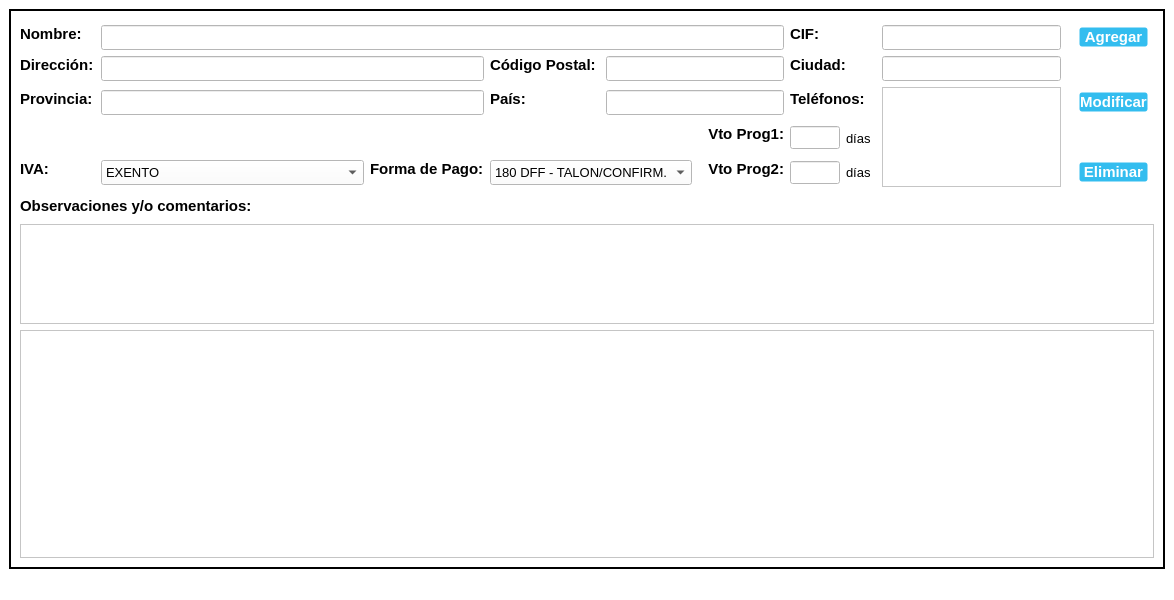
<?xml version="1.0" encoding="UTF-8"?>
<ui version="4.0">
 <class>Suppliers_Window</class>
 <widget class="QMainWindow" name="Suppliers_Window">
  <property name="geometry">
   <rect>
    <x>0</x>
    <y>0</y>
    <width>1174</width>
    <height>600</height>
   </rect>
  </property>
  <property name="windowTitle">
   <string>Proveedores</string>
  </property>
  <property name="windowIcon">
   <iconset>
    <normaloff>//nas01/DATOS/Comunes/EIPSA-ERP/Iconos/icon.ico</normaloff>//nas01/DATOS/Comunes/EIPSA-ERP/Iconos/icon.ico</iconset>
  </property>
  <property name="styleSheet">
   <string notr="true">QWidget {
background-color: rgb(255, 255, 255);
}

.QFrame {
	border: 2px solid black;
}

QPushButton {
background-color: #33bdef;
  border: 1px solid transparent;
  border-radius: 3px;
  box-shadow: rgba(255, 255, 255, .4) 0 1px 0 0 inset;
  box-sizing: border-box;
  color: #fff;
  cursor: pointer;
  display: inline-block;
  font-family: -apple-system,system-ui,&quot;Segoe UI&quot;,&quot;Liberation Sans&quot;,sans-serif;
  font-size: 15px;
  font-weight: 800;
  line-height: 1.15385;
  margin: 0;
  outline: none;
  padding: 8px .8em;
  text-align: center;
  text-decoration: none;
  text-shadow: 0px 1px 0px #263666;
  user-select: none;
  -webkit-user-select: none;
  touch-action: manipulation;
  vertical-align: baseline;
  white-space: nowrap;
}

QPushButton:hover {
	background-color: #019ad2;
	border-color: rgb(0, 0, 0);
}

QPushButton:pressed {
	background-color: rgb(1, 140, 190);
	border-color: rgb(255, 255, 255);
}</string>
  </property>
  <widget class="QWidget" name="centralwidget">
   <layout class="QGridLayout" name="gridLayout">
    <item row="0" column="1">
     <widget class="QFrame" name="frame">
      <property name="frameShape">
       <enum>QFrame::StyledPanel</enum>
      </property>
      <property name="frameShadow">
       <enum>QFrame::Raised</enum>
      </property>
      <layout class="QGridLayout" name="gridLayout_2">
       <item row="5" column="2" colspan="4">
        <widget class="QComboBox" name="Iva_Suppliers">
         <property name="minimumSize">
          <size>
           <width>100</width>
           <height>25</height>
          </size>
         </property>
         <property name="maximumSize">
          <size>
           <width>16777215</width>
           <height>25</height>
          </size>
         </property>
         <property name="font">
          <font>
           <pointsize>10</pointsize>
          </font>
         </property>
         <item>
          <property name="text">
           <string>EXENTO</string>
          </property>
         </item>
         <item>
          <property name="text">
           <string>18%</string>
          </property>
         </item>
         <item>
          <property name="text">
           <string>7%</string>
          </property>
         </item>
         <item>
          <property name="text">
           <string>COM</string>
          </property>
         </item>
         <item>
          <property name="text">
           <string>EXP</string>
          </property>
         </item>
         <item>
          <property name="text">
           <string>21%</string>
          </property>
         </item>
        </widget>
       </item>
       <item row="3" column="8">
        <widget class="QLabel" name="label_Country">
         <property name="minimumSize">
          <size>
           <width>110</width>
           <height>25</height>
          </size>
         </property>
         <property name="maximumSize">
          <size>
           <width>110</width>
           <height>25</height>
          </size>
         </property>
         <property name="font">
          <font>
           <pointsize>11</pointsize>
           <bold>true</bold>
          </font>
         </property>
         <property name="text">
          <string>País:</string>
         </property>
         <property name="alignment">
          <set>Qt::AlignLeading|Qt::AlignLeft|Qt::AlignTop</set>
         </property>
        </widget>
       </item>
       <item row="4" column="12">
        <layout class="QHBoxLayout" name="horizontalLayout">
         <item>
          <widget class="QLineEdit" name="Vto1_Suppliers">
           <property name="minimumSize">
            <size>
             <width>50</width>
             <height>0</height>
            </size>
           </property>
           <property name="maximumSize">
            <size>
             <width>50</width>
             <height>16777215</height>
            </size>
           </property>
           <property name="font">
            <font>
             <pointsize>10</pointsize>
            </font>
           </property>
          </widget>
         </item>
         <item>
          <widget class="QLabel" name="label_days1">
           <property name="minimumSize">
            <size>
             <width>30</width>
             <height>0</height>
            </size>
           </property>
           <property name="maximumSize">
            <size>
             <width>30</width>
             <height>16777215</height>
            </size>
           </property>
           <property name="font">
            <font>
             <pointsize>10</pointsize>
            </font>
           </property>
           <property name="text">
            <string>días</string>
           </property>
          </widget>
         </item>
        </layout>
       </item>
       <item row="5" column="1">
        <widget class="QLabel" name="label_IVA">
         <property name="minimumSize">
          <size>
           <width>35</width>
           <height>25</height>
          </size>
         </property>
         <property name="maximumSize">
          <size>
           <width>35</width>
           <height>25</height>
          </size>
         </property>
         <property name="font">
          <font>
           <pointsize>11</pointsize>
           <bold>true</bold>
          </font>
         </property>
         <property name="text">
          <string>IVA:</string>
         </property>
         <property name="alignment">
          <set>Qt::AlignLeading|Qt::AlignLeft|Qt::AlignTop</set>
         </property>
        </widget>
       </item>
       <item row="8" column="1" colspan="20">
        <widget class="QTextEdit" name="Notes_Suppliers">
         <property name="minimumSize">
          <size>
           <width>0</width>
           <height>100</height>
          </size>
         </property>
         <property name="maximumSize">
          <size>
           <width>16777215</width>
           <height>100</height>
          </size>
         </property>
        </widget>
       </item>
       <item row="9" column="1" colspan="20">
        <widget class="QTableWidget" name="tableSuppliers"/>
       </item>
       <item row="3" column="1">
        <widget class="QLabel" name="label_Province">
         <property name="minimumSize">
          <size>
           <width>75</width>
           <height>25</height>
          </size>
         </property>
         <property name="maximumSize">
          <size>
           <width>75</width>
           <height>25</height>
          </size>
         </property>
         <property name="font">
          <font>
           <pointsize>11</pointsize>
           <bold>true</bold>
          </font>
         </property>
         <property name="text">
          <string>Provincia:</string>
         </property>
         <property name="alignment">
          <set>Qt::AlignLeading|Qt::AlignLeft|Qt::AlignTop</set>
         </property>
        </widget>
       </item>
       <item row="1" column="1">
        <widget class="QLabel" name="label_Name">
         <property name="minimumSize">
          <size>
           <width>75</width>
           <height>25</height>
          </size>
         </property>
         <property name="maximumSize">
          <size>
           <width>75</width>
           <height>25</height>
          </size>
         </property>
         <property name="font">
          <font>
           <pointsize>11</pointsize>
           <bold>true</bold>
          </font>
         </property>
         <property name="text">
          <string>Nombre:</string>
         </property>
         <property name="alignment">
          <set>Qt::AlignLeading|Qt::AlignLeft|Qt::AlignTop</set>
         </property>
        </widget>
       </item>
       <item row="2" column="2" colspan="6">
        <widget class="QLineEdit" name="Address_Suppliers">
         <property name="minimumSize">
          <size>
           <width>100</width>
           <height>25</height>
          </size>
         </property>
         <property name="maximumSize">
          <size>
           <width>16777215</width>
           <height>25</height>
          </size>
         </property>
         <property name="font">
          <font>
           <pointsize>10</pointsize>
          </font>
         </property>
        </widget>
       </item>
       <item row="2" column="12">
        <widget class="QLabel" name="label_City">
         <property name="minimumSize">
          <size>
           <width>75</width>
           <height>25</height>
          </size>
         </property>
         <property name="maximumSize">
          <size>
           <width>75</width>
           <height>25</height>
          </size>
         </property>
         <property name="font">
          <font>
           <pointsize>11</pointsize>
           <bold>true</bold>
          </font>
         </property>
         <property name="text">
          <string>Ciudad:</string>
         </property>
         <property name="alignment">
          <set>Qt::AlignLeading|Qt::AlignLeft|Qt::AlignTop</set>
         </property>
        </widget>
       </item>
       <item row="2" column="1">
        <widget class="QLabel" name="label_Address">
         <property name="minimumSize">
          <size>
           <width>75</width>
           <height>25</height>
          </size>
         </property>
         <property name="maximumSize">
          <size>
           <width>75</width>
           <height>25</height>
          </size>
         </property>
         <property name="font">
          <font>
           <pointsize>11</pointsize>
           <bold>true</bold>
          </font>
         </property>
         <property name="text">
          <string>Dirección:</string>
         </property>
         <property name="alignment">
          <set>Qt::AlignLeading|Qt::AlignLeft|Qt::AlignTop</set>
         </property>
        </widget>
       </item>
       <item row="5" column="6" colspan="2">
        <widget class="QLabel" name="label_PayForm">
         <property name="minimumSize">
          <size>
           <width>0</width>
           <height>25</height>
          </size>
         </property>
         <property name="maximumSize">
          <size>
           <width>16777215</width>
           <height>25</height>
          </size>
         </property>
         <property name="font">
          <font>
           <pointsize>11</pointsize>
           <bold>true</bold>
          </font>
         </property>
         <property name="text">
          <string>Forma de Pago:</string>
         </property>
         <property name="alignment">
          <set>Qt::AlignLeading|Qt::AlignLeft|Qt::AlignTop</set>
         </property>
        </widget>
       </item>
       <item row="7" column="1" colspan="3">
        <widget class="QLabel" name="label_notes">
         <property name="minimumSize">
          <size>
           <width>0</width>
           <height>25</height>
          </size>
         </property>
         <property name="maximumSize">
          <size>
           <width>16777215</width>
           <height>25</height>
          </size>
         </property>
         <property name="font">
          <font>
           <pointsize>11</pointsize>
           <bold>true</bold>
          </font>
         </property>
         <property name="text">
          <string>Observaciones y/o comentarios:</string>
         </property>
        </widget>
       </item>
       <item row="0" column="1">
        <spacer name="verticalSpacer">
         <property name="orientation">
          <enum>Qt::Vertical</enum>
         </property>
         <property name="sizeType">
          <enum>QSizePolicy::Fixed</enum>
         </property>
         <property name="sizeHint" stdset="0">
          <size>
           <width>20</width>
           <height>5</height>
          </size>
         </property>
        </spacer>
       </item>
       <item row="4" column="4">
        <widget class="QLabel" name="label">
         <property name="minimumSize">
          <size>
           <width>100</width>
           <height>25</height>
          </size>
         </property>
         <property name="maximumSize">
          <size>
           <width>100</width>
           <height>25</height>
          </size>
         </property>
         <property name="text">
          <string/>
         </property>
        </widget>
       </item>
       <item row="3" column="2" colspan="6">
        <widget class="QLineEdit" name="Province_Suppliers">
         <property name="minimumSize">
          <size>
           <width>100</width>
           <height>25</height>
          </size>
         </property>
         <property name="maximumSize">
          <size>
           <width>16777215</width>
           <height>25</height>
          </size>
         </property>
         <property name="font">
          <font>
           <pointsize>10</pointsize>
          </font>
         </property>
        </widget>
       </item>
       <item row="5" column="12">
        <layout class="QHBoxLayout" name="horizontalLayout_2">
         <item>
          <widget class="QLineEdit" name="Vto2_Suppliers">
           <property name="minimumSize">
            <size>
             <width>50</width>
             <height>0</height>
            </size>
           </property>
           <property name="maximumSize">
            <size>
             <width>50</width>
             <height>16777215</height>
            </size>
           </property>
           <property name="font">
            <font>
             <pointsize>10</pointsize>
            </font>
           </property>
          </widget>
         </item>
         <item>
          <widget class="QLabel" name="label_days2">
           <property name="minimumSize">
            <size>
             <width>30</width>
             <height>0</height>
            </size>
           </property>
           <property name="maximumSize">
            <size>
             <width>30</width>
             <height>16777215</height>
            </size>
           </property>
           <property name="font">
            <font>
             <pointsize>10</pointsize>
            </font>
           </property>
           <property name="text">
            <string>días</string>
           </property>
          </widget>
         </item>
        </layout>
       </item>
       <item row="2" column="8">
        <widget class="QLabel" name="label_ZipCode">
         <property name="minimumSize">
          <size>
           <width>110</width>
           <height>25</height>
          </size>
         </property>
         <property name="maximumSize">
          <size>
           <width>110</width>
           <height>25</height>
          </size>
         </property>
         <property name="font">
          <font>
           <pointsize>11</pointsize>
           <bold>true</bold>
          </font>
         </property>
         <property name="text">
          <string>Código Postal:</string>
         </property>
         <property name="alignment">
          <set>Qt::AlignLeading|Qt::AlignLeft|Qt::AlignTop</set>
         </property>
        </widget>
       </item>
       <item row="5" column="8" colspan="2">
        <widget class="QComboBox" name="Payform_Suppliers">
         <property name="minimumSize">
          <size>
           <width>0</width>
           <height>25</height>
          </size>
         </property>
         <property name="maximumSize">
          <size>
           <width>16777215</width>
           <height>25</height>
          </size>
         </property>
         <property name="font">
          <font>
           <pointsize>10</pointsize>
          </font>
         </property>
         <item>
          <property name="text">
           <string>180 DFF - TALON/CONFIRM.</string>
          </property>
         </item>
        </widget>
       </item>
       <item row="3" column="12">
        <widget class="QLabel" name="label_PhoneNumber">
         <property name="minimumSize">
          <size>
           <width>75</width>
           <height>25</height>
          </size>
         </property>
         <property name="maximumSize">
          <size>
           <width>75</width>
           <height>25</height>
          </size>
         </property>
         <property name="font">
          <font>
           <pointsize>11</pointsize>
           <bold>true</bold>
          </font>
         </property>
         <property name="text">
          <string>Teléfonos:</string>
         </property>
         <property name="alignment">
          <set>Qt::AlignLeading|Qt::AlignLeft|Qt::AlignTop</set>
         </property>
        </widget>
       </item>
       <item row="1" column="12">
        <widget class="QLabel" name="label_CIF">
         <property name="minimumSize">
          <size>
           <width>75</width>
           <height>25</height>
          </size>
         </property>
         <property name="maximumSize">
          <size>
           <width>75</width>
           <height>25</height>
          </size>
         </property>
         <property name="font">
          <font>
           <pointsize>11</pointsize>
           <bold>true</bold>
          </font>
         </property>
         <property name="text">
          <string>CIF:</string>
         </property>
         <property name="alignment">
          <set>Qt::AlignLeading|Qt::AlignLeft|Qt::AlignTop</set>
         </property>
        </widget>
       </item>
       <item row="4" column="11">
        <widget class="QLabel" name="label_vto1">
         <property name="minimumSize">
          <size>
           <width>80</width>
           <height>25</height>
          </size>
         </property>
         <property name="maximumSize">
          <size>
           <width>16777215</width>
           <height>25</height>
          </size>
         </property>
         <property name="font">
          <font>
           <pointsize>11</pointsize>
           <bold>true</bold>
          </font>
         </property>
         <property name="text">
          <string>Vto Prog1:</string>
         </property>
         <property name="alignment">
          <set>Qt::AlignRight|Qt::AlignTop|Qt::AlignTrailing</set>
         </property>
        </widget>
       </item>
       <item row="5" column="11">
        <widget class="QLabel" name="label_vto2">
         <property name="minimumSize">
          <size>
           <width>80</width>
           <height>25</height>
          </size>
         </property>
         <property name="maximumSize">
          <size>
           <width>16777215</width>
           <height>25</height>
          </size>
         </property>
         <property name="font">
          <font>
           <pointsize>11</pointsize>
           <bold>true</bold>
          </font>
         </property>
         <property name="text">
          <string>Vto Prog2:</string>
         </property>
         <property name="alignment">
          <set>Qt::AlignRight|Qt::AlignTop|Qt::AlignTrailing</set>
         </property>
        </widget>
       </item>
       <item row="3" column="9" colspan="3">
        <widget class="QLineEdit" name="Country_Suppliers">
         <property name="minimumSize">
          <size>
           <width>100</width>
           <height>25</height>
          </size>
         </property>
         <property name="maximumSize">
          <size>
           <width>16777215</width>
           <height>25</height>
          </size>
         </property>
         <property name="font">
          <font>
           <pointsize>10</pointsize>
          </font>
         </property>
        </widget>
       </item>
       <item row="2" column="9" colspan="3">
        <widget class="QLineEdit" name="Zipcode_Suppliers">
         <property name="minimumSize">
          <size>
           <width>100</width>
           <height>25</height>
          </size>
         </property>
         <property name="maximumSize">
          <size>
           <width>16777215</width>
           <height>25</height>
          </size>
         </property>
         <property name="font">
          <font>
           <pointsize>10</pointsize>
          </font>
         </property>
        </widget>
       </item>
       <item row="1" column="2" colspan="10">
        <widget class="QLineEdit" name="Name_Suppliers">
         <property name="minimumSize">
          <size>
           <width>100</width>
           <height>25</height>
          </size>
         </property>
         <property name="maximumSize">
          <size>
           <width>16777215</width>
           <height>25</height>
          </size>
         </property>
         <property name="font">
          <font>
           <pointsize>10</pointsize>
          </font>
         </property>
        </widget>
       </item>
       <item row="1" column="19">
        <widget class="QPushButton" name="Button_AddSupplier">
         <property name="text">
          <string>Agregar</string>
         </property>
        </widget>
       </item>
       <item row="3" column="19">
        <widget class="QPushButton" name="Button_ModifySupplier">
         <property name="text">
          <string>Modificar</string>
         </property>
        </widget>
       </item>
       <item row="5" column="19">
        <widget class="QPushButton" name="Button_Delete">
         <property name="text">
          <string>Eliminar</string>
         </property>
        </widget>
       </item>
       <item row="1" column="13" colspan="4">
        <widget class="QLineEdit" name="Cif_Suppliers">
         <property name="minimumSize">
          <size>
           <width>0</width>
           <height>25</height>
          </size>
         </property>
         <property name="maximumSize">
          <size>
           <width>16777215</width>
           <height>25</height>
          </size>
         </property>
         <property name="font">
          <font>
           <pointsize>10</pointsize>
          </font>
         </property>
        </widget>
       </item>
       <item row="2" column="13" colspan="4">
        <widget class="QLineEdit" name="City_Suppliers">
         <property name="minimumSize">
          <size>
           <width>0</width>
           <height>25</height>
          </size>
         </property>
         <property name="maximumSize">
          <size>
           <width>16777215</width>
           <height>25</height>
          </size>
         </property>
         <property name="font">
          <font>
           <pointsize>10</pointsize>
          </font>
         </property>
        </widget>
       </item>
       <item row="3" column="13" rowspan="3" colspan="4">
        <widget class="QTextEdit" name="phones_suppliers">
         <property name="minimumSize">
          <size>
           <width>0</width>
           <height>100</height>
          </size>
         </property>
         <property name="font">
          <font>
           <pointsize>10</pointsize>
          </font>
         </property>
        </widget>
       </item>
      </layout>
     </widget>
    </item>
   </layout>
  </widget>
  <widget class="QMenuBar" name="menubar">
   <property name="geometry">
    <rect>
     <x>0</x>
     <y>0</y>
     <width>1174</width>
     <height>22</height>
    </rect>
   </property>
  </widget>
  <widget class="QStatusBar" name="statusbar"/>
 </widget>
 <resources/>
 <connections/>
</ui>
